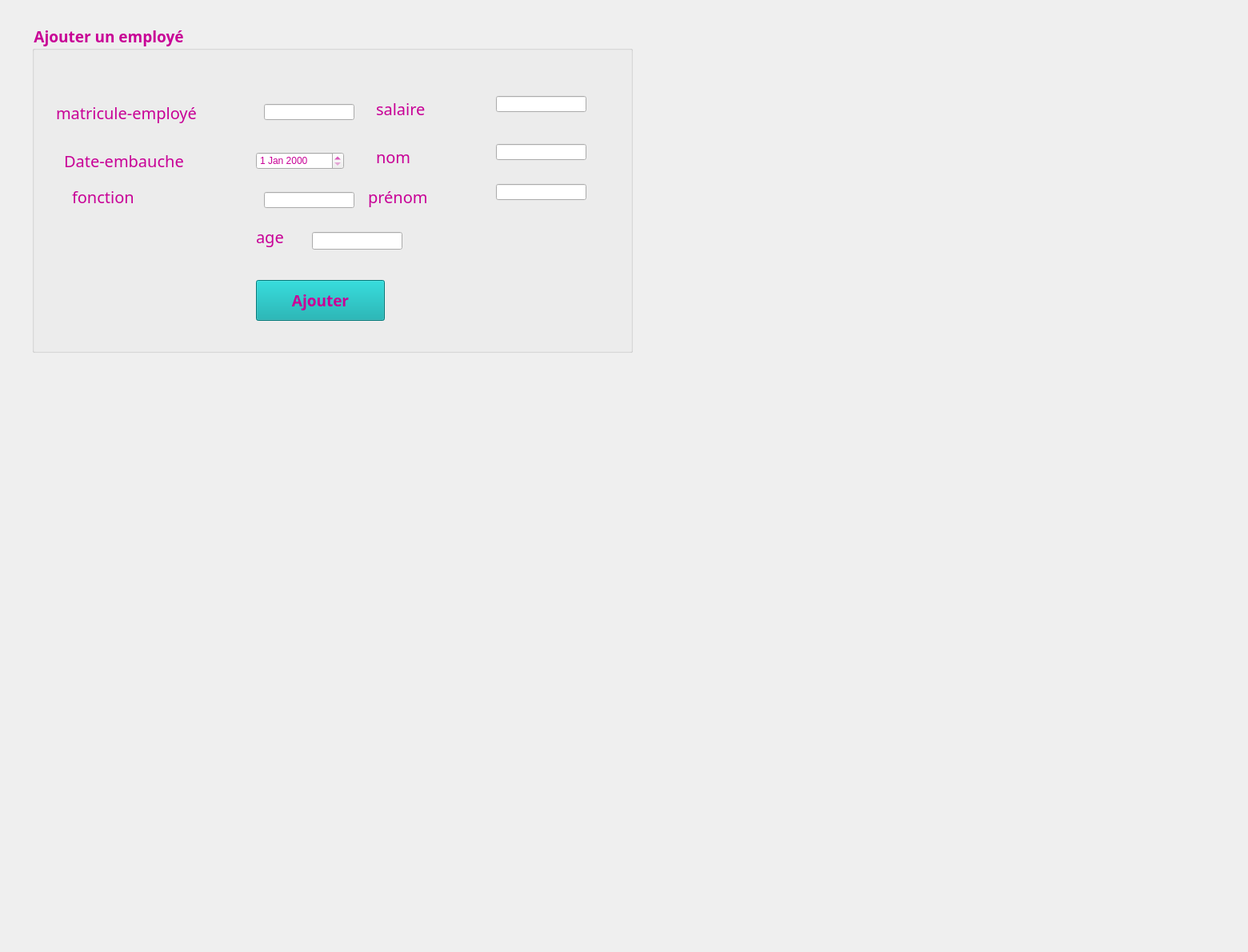
     <widget class="QWidget" name="ajouteremp">
      <attribute name="title">
       <string>Ajouter</string>
      </attribute>
      <widget class="QGroupBox" name="groupBox">
       <property name="geometry">
        <rect>
         <x>40</x>
         <y>30</y>
         <width>751</width>
         <height>411</height>
        </rect>
       </property>
       <property name="font">
        <font>
         <family>Lucida Calligraphy</family>
         <pointsize>14</pointsize>
         <weight>75</weight>
         <bold>true</bold>
        </font>
       </property>
       <property name="styleSheet">
        <string notr="true">color:rgb(200, 0, 150);
</string>
       </property>
       <property name="title">
        <string>Ajouter un employé</string>
       </property>
       <property name="flat">
        <bool>false</bool>
       </property>
       <property name="checkable">
        <bool>false</bool>
       </property>
       <widget class="QLabel" name="label_7">
        <property name="geometry">
         <rect>
          <x>430</x>
          <y>150</y>
          <width>171</width>
          <height>31</height>
         </rect>
        </property>
        <property name="font">
         <font>
          <family>Lucida Calligraphy</family>
          <pointsize>15</pointsize>
         </font>
        </property>
        <property name="text">
         <string>nom</string>
        </property>
       </widget>
       <widget class="QLabel" name="label_9">
        <property name="geometry">
         <rect>
          <x>30</x>
          <y>90</y>
          <width>271</width>
          <height>41</height>
         </rect>
        </property>
        <property name="font">
         <font>
          <family>Lucida Calligraphy</family>
          <pointsize>15</pointsize>
         </font>
        </property>
        <property name="text">
         <string>matricule-employé</string>
        </property>
       </widget>
       <widget class="QLabel" name="label_11">
        <property name="geometry">
         <rect>
          <x>40</x>
          <y>150</y>
          <width>231</width>
          <height>41</height>
         </rect>
        </property>
        <property name="font">
         <font>
          <family>Lucida Calligraphy</family>
          <pointsize>15</pointsize>
         </font>
        </property>
        <property name="text">
         <string>Date-embauche</string>
        </property>
       </widget>
       <widget class="QLabel" name="label_8">
        <property name="geometry">
         <rect>
          <x>420</x>
          <y>200</y>
          <width>171</width>
          <height>31</height>
         </rect>
        </property>
        <property name="font">
         <font>
          <family>Lucida Calligraphy</family>
          <pointsize>15</pointsize>
         </font>
        </property>
        <property name="text">
         <string>prénom</string>
        </property>
       </widget>
       <widget class="QLabel" name="label_13">
        <property name="geometry">
         <rect>
          <x>50</x>
          <y>200</y>
          <width>171</width>
          <height>31</height>
         </rect>
        </property>
        <property name="font">
         <font>
          <family>Lucida Calligraphy</family>
          <pointsize>15</pointsize>
         </font>
        </property>
        <property name="text">
         <string>fonction</string>
        </property>
       </widget>
       <widget class="QPushButton" name="ajoutemp">
        <property name="enabled">
         <bool>true</bool>
        </property>
        <property name="geometry">
         <rect>
          <x>280</x>
          <y>320</y>
          <width>161</width>
          <height>51</height>
         </rect>
        </property>
        <property name="font">
         <font>
          <family>Lucida Calligraphy</family>
          <pointsize>14</pointsize>
          <weight>75</weight>
          <bold>true</bold>
         </font>
        </property>
        <property name="acceptDrops">
         <bool>false</bool>
        </property>
        <property name="autoFillBackground">
         <bool>false</bool>
        </property>
        <property name="styleSheet">
         <string notr="true">background-color:rgb(0, 168, 168)
</string>
        </property>
        <property name="text">
         <string>Ajouter</string>
        </property>
       </widget>
       <widget class="QLabel" name="label_19">
        <property name="geometry">
         <rect>
          <x>430</x>
          <y>90</y>
          <width>171</width>
          <height>31</height>
         </rect>
        </property>
        <property name="font">
         <font>
          <family>Lucida Calligraphy</family>
          <pointsize>15</pointsize>
         </font>
        </property>
        <property name="text">
         <string>salaire</string>
        </property>
       </widget>
       <widget class="QLineEdit" name="matricule">
        <property name="geometry">
         <rect>
          <x>290</x>
          <y>100</y>
          <width>113</width>
          <height>20</height>
         </rect>
        </property>
       </widget>
       <widget class="QLineEdit" name="nom">
        <property name="geometry">
         <rect>
          <x>580</x>
          <y>150</y>
          <width>113</width>
          <height>20</height>
         </rect>
        </property>
       </widget>
       <widget class="QLineEdit" name="prenom">
        <property name="geometry">
         <rect>
          <x>580</x>
          <y>200</y>
          <width>113</width>
          <height>20</height>
         </rect>
        </property>
       </widget>
       <widget class="QLineEdit" name="salaire">
        <property name="geometry">
         <rect>
          <x>580</x>
          <y>90</y>
          <width>113</width>
          <height>20</height>
         </rect>
        </property>
       </widget>
       <widget class="QLineEdit" name="fonction">
        <property name="geometry">
         <rect>
          <x>290</x>
          <y>210</y>
          <width>113</width>
          <height>20</height>
         </rect>
        </property>
       </widget>
       <widget class="QLabel" name="label_20">
        <property name="geometry">
         <rect>
          <x>280</x>
          <y>250</y>
          <width>171</width>
          <height>31</height>
         </rect>
        </property>
        <property name="font">
         <font>
          <family>Lucida Calligraphy</family>
          <pointsize>15</pointsize>
         </font>
        </property>
        <property name="text">
         <string>age</string>
        </property>
       </widget>
       <widget class="QLineEdit" name="age">
        <property name="geometry">
         <rect>
          <x>350</x>
          <y>260</y>
          <width>113</width>
          <height>22</height>
         </rect>
        </property>
       </widget>
       <widget class="QDateEdit" name="dateemb">
        <property name="geometry">
         <rect>
          <x>280</x>
          <y>160</y>
          <width>110</width>
          <height>22</height>
         </rect>
        </property>
       </widget>
      </widget>
      <widget class="QLabel" name="label_5">
       <property name="geometry">
        <rect>
         <x>0</x>
         <y>-80</y>
         <width>1551</width>
         <height>1181</height>
        </rect>
       </property>
       <property name="text">
        <string/>
       </property>
       <property name="pixmap">
        <pixmap>../imagesQT/74-741363_macaron-background.jpg</pixmap>
       </property>
      </widget>
      <zorder>label_5</zorder>
      <zorder>groupBox</zorder>
     </widget>
